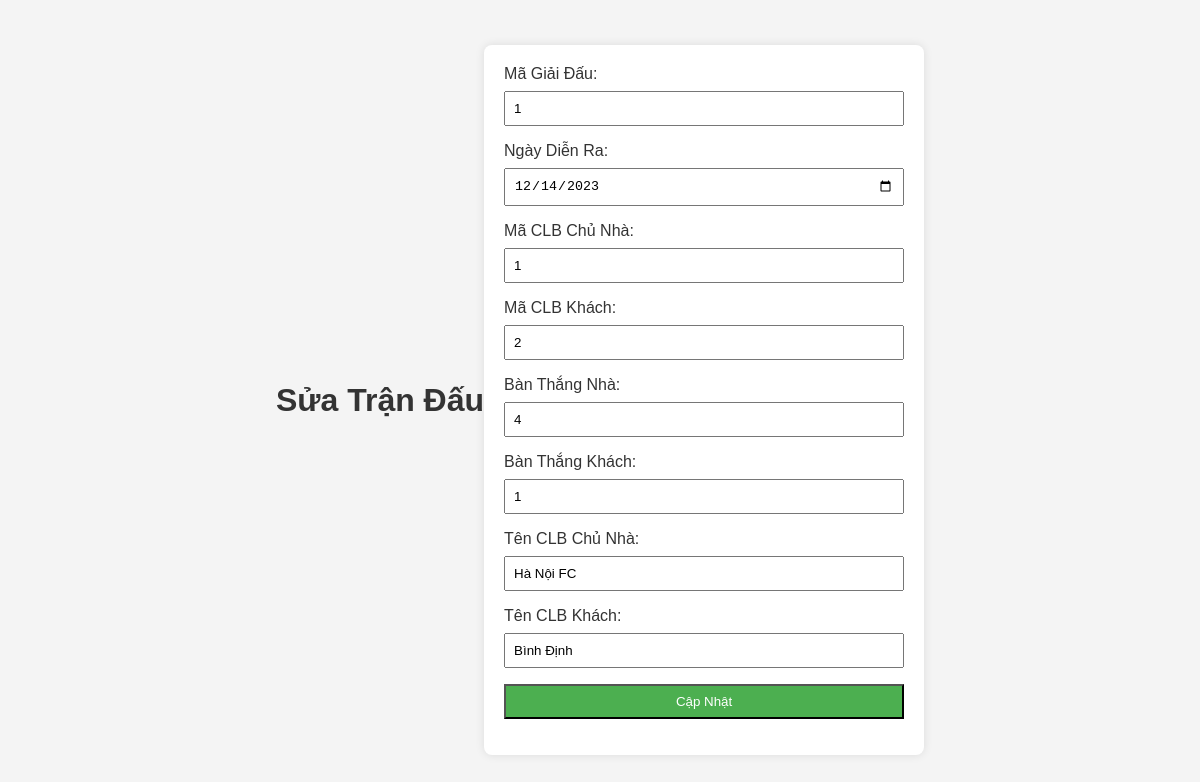
Page /QLGIAIDAUBONGDA/admin/TDedit.php?id=62 on the committed database.
### tables this page shows
CREATE TABLE `trandau` (
  `MaTranDau` int(11) NOT NULL,
  `MaGiaiDau` int(11) DEFAULT NULL,
  `NgayDienRa` date DEFAULT NULL,
  `MaCLBChuNha` int(11) DEFAULT NULL,
  `MaCLBKhach` int(11) DEFAULT NULL,
  `banthangnha` int(11) DEFAULT NULL,
  `banthangkhach` int(11) DEFAULT NULL
);

CREATE TABLE `caulacbo1` (
  `MaCLB` int(11) NOT NULL,
  `TenCLB` varchar(255) NOT NULL,
  `MaGiaiDau` int(11) NOT NULL,
  `MoTa` varchar(255) NOT NULL,
  `SanNha` varchar(255) NOT NULL,
  `HinhAnh` varchar(255) DEFAULT NULL,
  `SoTran` int(11) DEFAULT NULL,
  `HieuSo` int(11) DEFAULT NULL,
  `SoDiem` int(11) DEFAULT NULL,
  `banthang` int(11) DEFAULT NULL,
  `banthua` int(11) DEFAULT NULL
);

### QLGIAIDAUBONGDA/admin/TDedit.php (the view, shortened to what this page needs)
<!DOCTYPE html>
<html lang="en">
<head>
</head>
<body>
    <?php
    if (isset($_GET['id'])) {
        $host = 'localhost:4307';
        $dbname = 'football';
        $username = 'root';
        $password = '';
        $conn = new mysqli($host, $username, $password, $dbname);
        $id = $_GET['id'];
        $result = $conn->query("SELECT * FROM TranDau WHERE MaTranDau=$id");
        if ($result->num_rows > 0) {
            $row = $result->fetch_assoc();
            $maGiaiDau = $row["MaGiaiDau"];
            $ngayDienRa = $row["NgayDienRa"];
            $maCLBChuNha = $row["MaCLBChuNha"];
            $maCLBKhach = $row["MaCLBKhach"];
            $banthangnha = $row["banthangnha"];
            $banthangkhach = $row["banthangkhach"];
            $queryCLBChuNha = "SELECT TenCLB FROM CauLacBo1 WHERE MaCLB = $maCLBChuNha";
            $resultCLBChuNha = $conn->query($queryCLBChuNha);
            if ($resultCLBChuNha->num_rows > 0) {
                $rowCLBChuNha = $resultCLBChuNha->fetch_assoc();
                $tenCLBChuNha = $rowCLBChuNha['TenCLB'];
            }
            $queryCLBKhach = "SELECT TenCLB FROM CauLacBo1 WHERE MaCLB = $maCLBKhach";
            $resultCLBKhach = $conn->query($queryCLBKhach);
            if ($resultCLBKhach->num_rows > 0) {
                $rowCLBKhach = $resultCLBKhach->fetch_assoc();
                $tenCLBKhach = $rowCLBKhach['TenCLB'];
            }
        } else {
            echo "Không có dữ liệu";
            exit();
        }
    }
    ?>
    <h1>Sửa Trận Đấu</h1>
    <form method="post" action="">
        <label for="maGiaiDau">Mã Giải Đấu:</label>
        <input type="number" name="maGiaiDau" value="<?php echo $maGiaiDau; ?>" required><br>
        <label for="ngayDienRa">Ngày Diễn Ra:</label>
        <input type="date" name="ngayDienRa" value="<?php echo $ngayDienRa; ?>" required><br>
        <label for="maCLBChuNha">Mã CLB Chủ Nhà:</label>
        <input type="number" name="maCLBChuNha" value="<?php echo $maCLBChuNha; ?>" required><br>
        <label for="maCLBKhach">Mã CLB Khách:</label>
        <input type="number" name="maCLBKhach" value="<?php echo $maCLBKhach; ?>" required><br>
        <label for="banthangnha">Bàn Thắng Nhà:</label>
        <input type="number" name="banthangnha" value="<?php echo $banthangnha; ?>" required><br>
        <label for="banthangkhach">Bàn Thắng Khách:</label>
        <input type="number" name="banthangkhach" value="<?php echo $banthangkhach; ?>" required><br>
        <label for="tenCLBChuNha">Tên CLB Chủ Nhà:</label>
        <input type="text" name="tenCLBChuNha" value="<?php echo $tenCLBChuNha; ?>" readonly><br>
        <label for="tenCLBKhach">Tên CLB Khách:</label>
        <input type="text" name="tenCLBKhach" value="<?php echo $tenCLBKhach; ?>" readonly><br>
        <input type="submit" value="Cập Nhật">
    </form>
</body>
</html>

### QLGIAIDAUBONGDA/admin/TDedit.php (style rules this page uses)
body { font-family: Arial, sans-serif; background-color: #f4f4f4; margin: 0; padding: 0; display: flex; justify-content: center; align-items: center; height: 100vh; }
h1 { text-align: center; color: #333; }
form { max-width: 400px; width: 100%; padding: 20px; background-color: #fff; border-radius: 8px; box-shadow: 0 0 10px rgba(0, 0, 0, 0.1); }
label { display: block; margin-bottom: 8px; color: #333; }
input { width: 100%; padding: 8px; margin-bottom: 16px; box-sizing: border-box; }
input[type="submit"] { background-color: #4caf50; color: #fff; cursor: pointer; }

### rows in the picture
trandau: maGiaiDau "1", ngayDienRa "12/14/2023", maCLBChuNha "1", maCLBKhach "2", banthangnha "4", banthangkhach "1"
caulacbo1: tenCLBChuNha "Hà Nội FC"
caulacbo1: tenCLBKhach "Bình Định"
